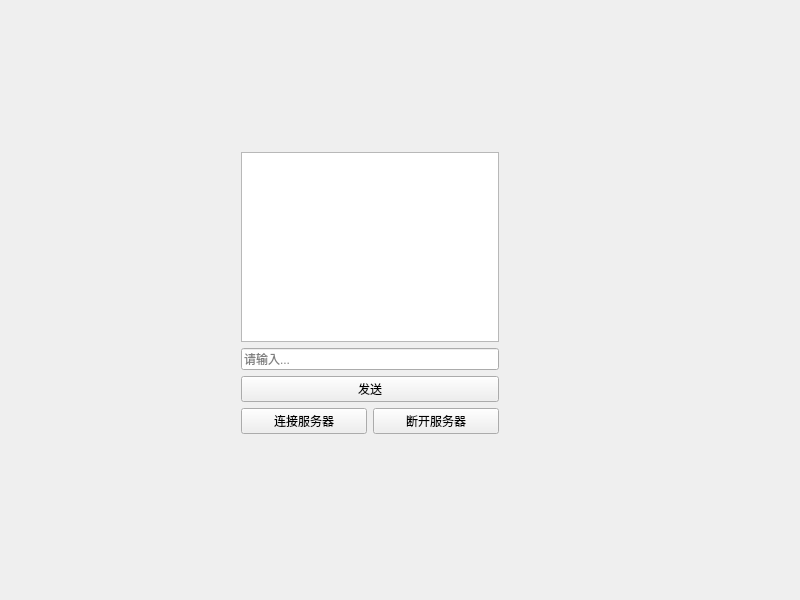
<?xml version="1.0" encoding="UTF-8"?>
<ui version="4.0">
 <class>EchoServer</class>
 <widget class="QWidget" name="EchoServer">
  <property name="geometry">
   <rect>
    <x>0</x>
    <y>0</y>
    <width>800</width>
    <height>600</height>
   </rect>
  </property>
  <property name="windowTitle">
   <string>Form</string>
  </property>
  <widget class="QWidget" name="">
   <property name="geometry">
    <rect>
     <x>241</x>
     <y>152</y>
     <width>258</width>
     <height>282</height>
    </rect>
   </property>
   <layout class="QVBoxLayout" name="verticalLayout_2">
    <item>
     <widget class="QTextBrowser" name="textView"/>
    </item>
    <item>
     <layout class="QVBoxLayout" name="verticalLayout">
      <item>
       <widget class="QLineEdit" name="sendEdit">
        <property name="readOnly">
         <bool>false</bool>
        </property>
        <property name="placeholderText">
         <string>请输入...</string>
        </property>
       </widget>
      </item>
      <item>
       <widget class="QPushButton" name="sendButton">
        <property name="text">
         <string>发送</string>
        </property>
       </widget>
      </item>
     </layout>
    </item>
    <item>
     <layout class="QHBoxLayout" name="horizontalLayout">
      <item>
       <widget class="QPushButton" name="connectButton">
        <property name="enabled">
         <bool>true</bool>
        </property>
        <property name="text">
         <string>连接服务器</string>
        </property>
       </widget>
      </item>
      <item>
       <widget class="QPushButton" name="disconnectButton">
        <property name="text">
         <string>断开服务器</string>
        </property>
       </widget>
      </item>
     </layout>
    </item>
   </layout>
  </widget>
 </widget>
 <resources/>
 <connections/>
</ui>
